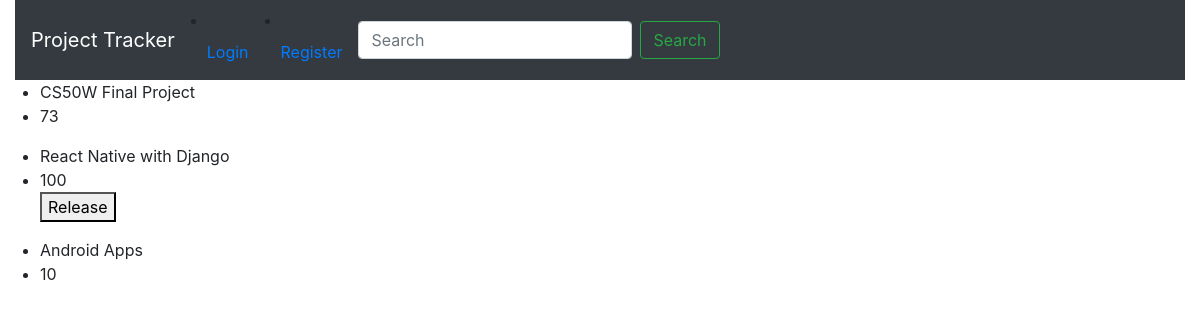
Page /track on the earlier database version.
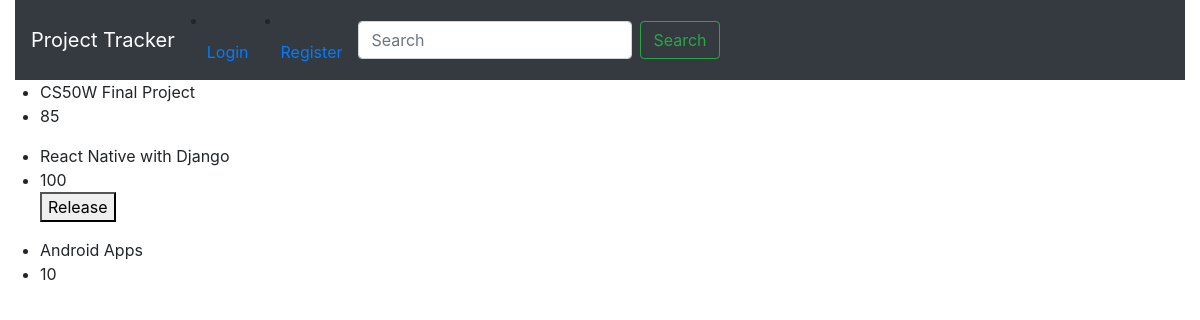
Same page on the later database version.
### Pmanage/models.py (models this page shows)
class Project(models.Model):
    Project_name=models.CharField(max_length=64)
    team=models.IntegerField()
    complete_percentage=models.IntegerField()
    createdate=datetime.datetime.now()
    max_day=models.IntegerField()
    status=models.CharField(max_length=64)

### Pmanage/views.py (the view)
# urls.py: path('track',views.track,name="Track"),
def track(request):
    proj=Project.objects.all()
    return render(request, "Pmanage/Track.html",{"proj": proj})

### Pmanage/templates/Pmanage/Track.html (shortened to what this page needs)
{% extends 'Pmanage/layout.html' %}
{% block body %}
{% for projects in proj %}
<ul>
    <li>{{projects.Project_name}}</li>
    <li>{{projects.complete_percentage}}</li>
    {% if projects.complete_percentage == 100 %}
     <button onclick="send('{{projects.id}}')" name="release">Release</button>
    {% endif %}
</ul>
{% endfor %}
{% endblock %}

Differences in the rows shown:
changed Project "CS50W Final Project": complete_percentage "73" → "85"
